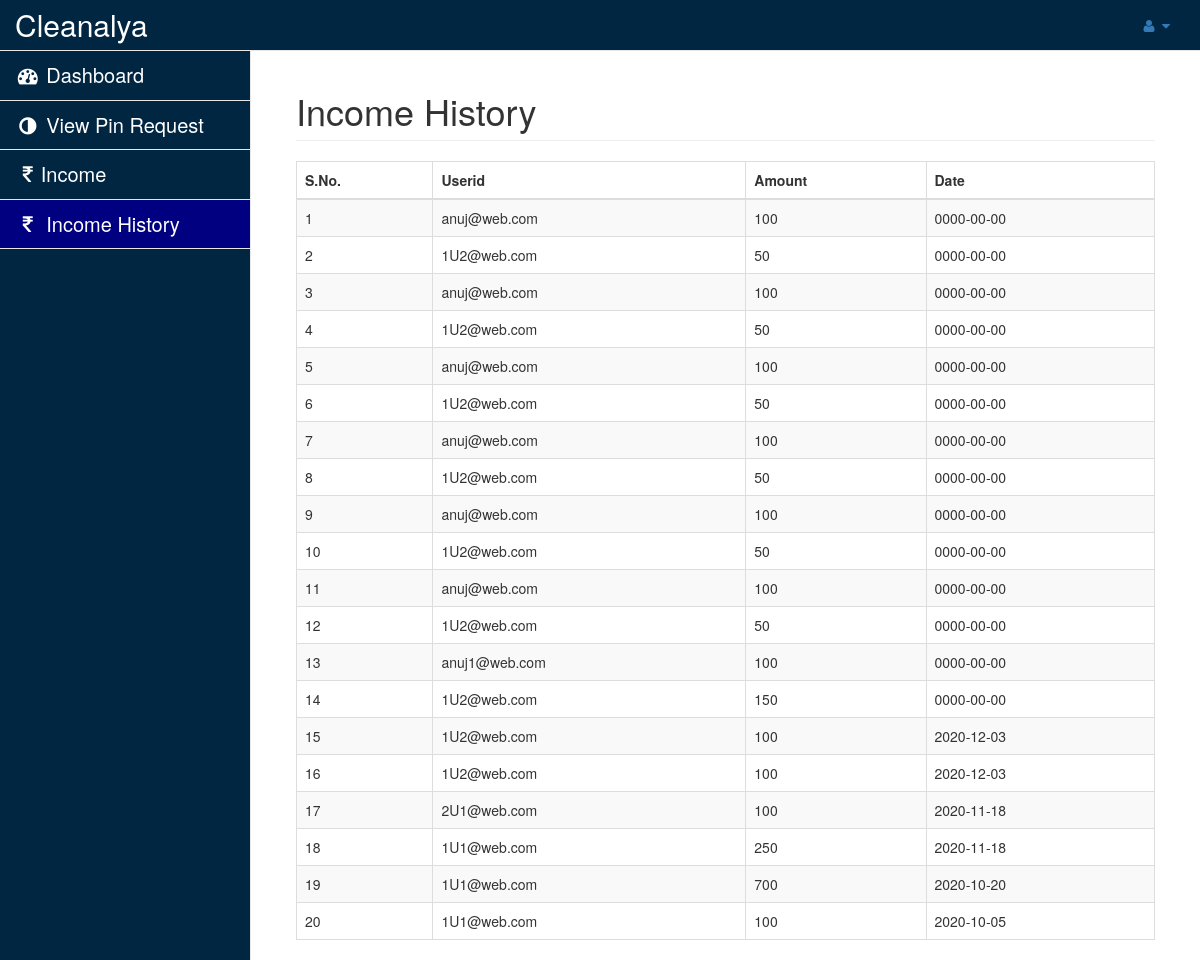
The app's page /admin/income-history.php (signed in) with its own data.
### tables this page shows
CREATE TABLE `income_received` (
  `id` int(11) NOT NULL,
  `userid` varchar(100) NOT NULL,
  `amount` int(11) NOT NULL,
  `date` date NOT NULL
);

### admin/income-history.php (the view, shortened to what this page needs)
<?php
require('php-includes/connect.php');
?>
<!DOCTYPE html>
<html lang="en">
<head>
    <link href="vendor/bootstrap/css/bootstrap.min.css" rel="stylesheet">
    <link href="vendor/metisMenu/metisMenu.min.css" rel="stylesheet">
    <link href="dist/css/sb-admin-2.css" rel="stylesheet">
    <link href="vendor/font-awesome/css/font-awesome.min.css" rel="stylesheet" type="text/css">
</head>
<body>
    <div id="wrapper" style="background-color: #002642">
        <?php include('php-includes/menu.php'); ?>
        <div id="page-wrapper">
            <div class="container-fluid">
                <div class="row">
                    <div class="col-lg-12">
                        <h1 class="page-header">Income History</h1>
                    </div>
                </div>
                <div class="row">
                	<div class="col-lg-12">
                    	<div class="table-responsive">
                        	<table class="table table-bordered table-striped">
                            	<thead>
                                	<tr>
                                    	<th>S.No.</th>
                                        <th>Userid</th>
                                        <th>Amount</th>
                                        <th>Date</th>
                                    </tr>
                                </thead>
                                <tbody>
								<?php
                                	$query = mysqli_query($con,"select * from income_received order by id desc");
									if(mysqli_num_rows($query)>0){
										$i=1;
										while($row=mysqli_fetch_array($query)){
										?>
                                        	<tr>
                                            	<td><?php echo $i; ?></td>
                                                <td><?php echo $row['userid']; ?></td>
                                                <td><?php echo $row['amount']; ?></td>
                                                <td><?php echo $row['date']; ?></td>
                                            </tr>
                                        <?php
											$i++;
										}
									}
									else{
									?>
                                    	<tr>
                                        	<td colspan="5">No user exist</td>
                                        </tr>
                                    <?php
									}
                                ?>
                                </tbody>
                            </table>
                        </div>
                    </div>
                </div>
            </div>
        </div>
    </div>
</body>
</html>

### records on screen
income_received: userid "anuj@web.com", amount "100", date "0000-00-00"
income_received: userid "1U2@web.com", amount "50", date "0000-00-00"
income_received: userid "anuj@web.com", amount "100", date "0000-00-00"
income_received: userid "1U2@web.com", amount "50", date "0000-00-00"
income_received: userid "anuj@web.com", amount "100", date "0000-00-00"
income_received: userid "1U2@web.com", amount "50", date "0000-00-00"
income_received: userid "anuj@web.com", amount "100", date "0000-00-00"
income_received: userid "1U2@web.com", amount "50", date "0000-00-00"
income_received: userid "anuj@web.com", amount "100", date "0000-00-00"
income_received: userid "1U2@web.com", amount "50", date "0000-00-00"
income_received: userid "anuj@web.com", amount "100", date "0000-00-00"
income_received: userid "1U2@web.com", amount "50", date "0000-00-00"
income_received: userid "anuj1@web.com", amount "100", date "0000-00-00"
income_received: userid "1U2@web.com", amount "150", date "0000-00-00"
income_received: userid "1U2@web.com", amount "100", date "2020-12-03"
income_received: userid "1U2@web.com", amount "100", date "2020-12-03"
income_received: userid "2U1@web.com", amount "100", date "2020-11-18"
income_received: userid "1U1@web.com", amount "250", date "2020-11-18"
income_received: userid "1U1@web.com", amount "700", date "2020-10-20"
income_received: userid "1U1@web.com", amount "100", date "2020-10-05"
